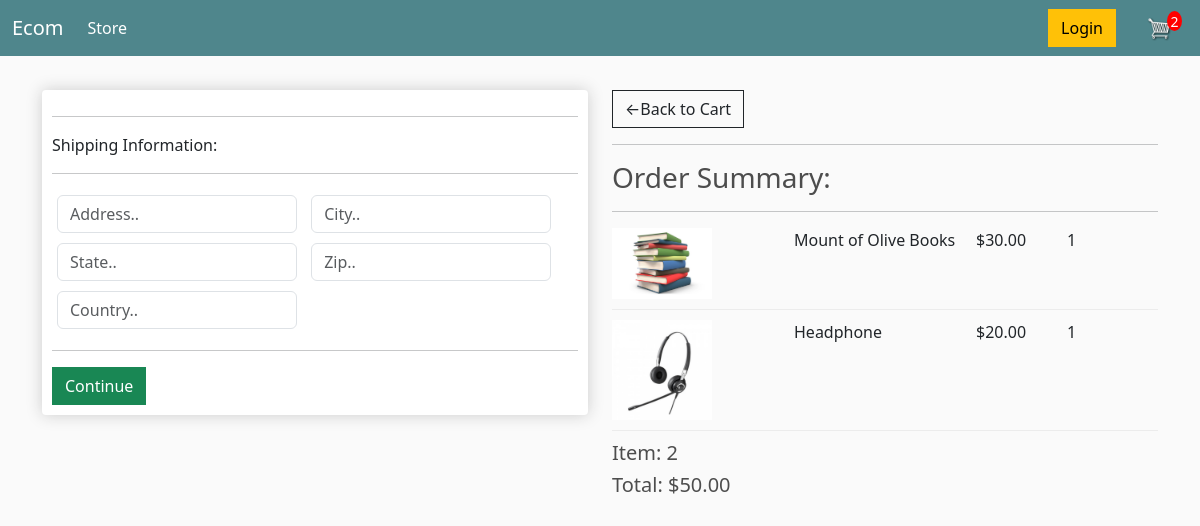
/checkout/ (signed in), run on an earlier commit of the app's database.
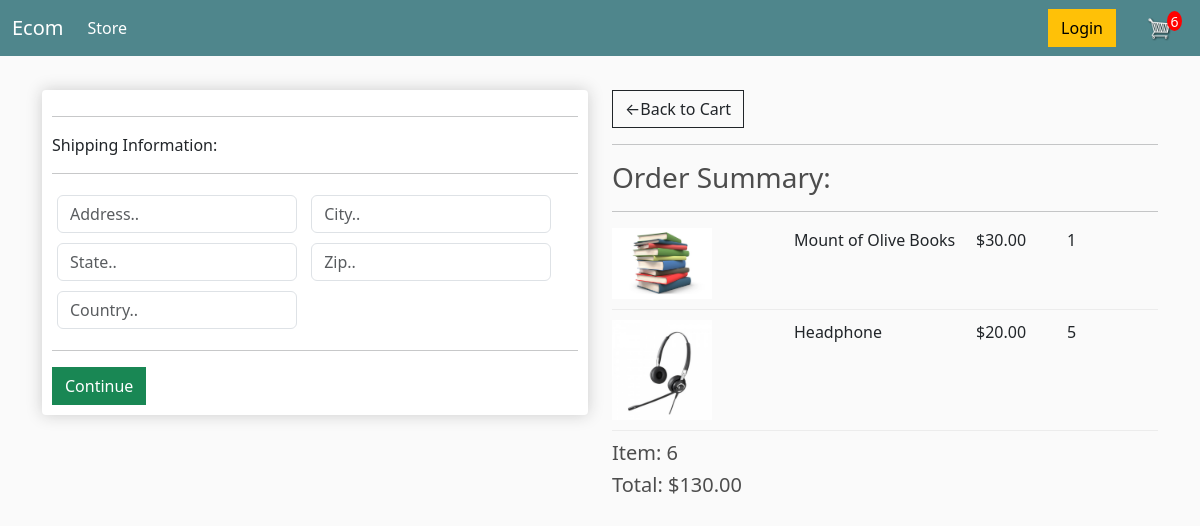
And on a later commit of the database.
### tahashop/models.py (models this page shows, shortened)
class OrderItem(models.Model):
    product = models.ForeignKey(Product, on_delete=models.SET_NULL, null=True)
    order = models.ForeignKey(Order, on_delete=models.SET_NULL, null=True)
    quantity = models.IntegerField(null=True, default=0, blank=True)
    date_added = models.DateTimeField(auto_now_add=True)
    @property
    def get_total(self):
        total = self.product.price * self.quantity
        return total

class Order(models.Model):
    customer = models.ForeignKey(Customer, on_delete=models.SET_NULL, blank=True, null=True)
    date_ordered = models.DateTimeField(auto_now_add=True)
    complete = models.BooleanField(default=False, null=True, blank=True)
    trxid = models.CharField(max_length=200, null=True)
    @property
    def shipping(self):
        shipping = False
        orderitems = self.orderitem_set.all()
        for i in orderitems:
            if i.product.digital == False:
                shipping = True
        return shipping
    @property
    def get_cart_total(self):
        orderitems = self.orderitem_set.all()
        total = sum([item.get_total for item in orderitems])
        return total
    @property
    def get_cart_items(self):
        orderitems = self.orderitem_set.all()
        total = sum([item.quantity for item in orderitems])
        return total

class Product(models.Model):
    name = models.CharField(max_length=200, null=True)
    price = models.FloatField()
    digital = models.BooleanField(default=False, null=True, blank=True)
    image = models.ImageField(null=True, blank=True)
    @property
    def imageURL(self):
        try:
            url = self.image.url
        except:
            url = " "
        return url

### tahashop/views.py (the view)
# urls.py: path("checkout/", views.checkout, name="checkout"),
def checkout(request):
    if request.user.is_authenticated:
        customer = request.user.customer
        order, created = Order.objects.get_or_create(customer=customer, complete=False)
        items = order.orderitem_set.all()
        cartItem = order.get_cart_items
    else:
        items = []
        order = {'get_cart_items': 0, 'get_cart_total': 0, 'shipping': False}
        cartItem = order['get_cart_items']
    context = {'items': items, 'order': order, 'cartItem': cartItem}
    return render(request, "store/checkout.html", context)

### templates/store/checkout.html (shortened to what this page needs)
{% extends 'store/main.html' %}
{% load static %}
{% block content %}
<div class="row">
    <div class="col-lg-6">
        <div class="box-element" id="form-wrapper">
            <form id="form">
                <div id="shipping-info">
                    <hr>
                    <p>Shipping Information:</p>
                    <hr>
                    <div class="form-field">
                        <input required class="form-control" type="text" name="address" placeholder="Address..">
                    </div>
                    <div class="form-field">
                        <input required class="form-control" type="text" name="city" placeholder="City..">
                    </div>
                    <div class="form-field">
                        <input required class="form-control" type="text" name="state" placeholder="State..">
                    </div>
                    <div class="form-field">
                        <input required class="form-control" type="integer" name="zipcode" placeholder="Zip..">
                    </div>
                    <div class="form-field">
                        <input required class="form-control" type="text" name="country" placeholder="Country..">
                    </div>
                </div>
                <hr>
                <input id="form-button" class="btn btn-success btn-block" type="submit" value="Continue">
            </form>
            </div>
            <br>
        </div>
        <div class="col-lg-6">
            <div> <a class="btn btn-outline-dark" href={% url 'cart' %}>&#x2190;Back to Cart</a></div>
            <hr>
            <h3>Order Summary:</h3>
            <hr>
            {% for item in items %}
                <div class="cart-row">
                    <div style="flex: 2"><img class="row-image" src={{item.product.imageURL}} alt=""></div>
                    <div style="flex: 2"><p>{{item.product.name}}</p></div>
                    <div style="flex: 1"><p>${{item.product.price|floatformat:2}}</p></div>
                    <div style="flex: 1"><p>{{item.quantity}}</p></div>
                </div>
            {% endfor %}
            <h5>Item: {{order.get_cart_items}}</h5>
            <h5>Total: ${{order.get_cart_total|floatformat:2}}</h5>
        </div>
    </div>
</div>
{% endblock content %}

What changed in the data, as far as the page shows it:
changed OrderItem "Headphone": quantity "1" → "5"
changed through a linked row, Order: get_cart_items "2" → "6"; get_cart_total "50.00" → "130.00"
Also different on the page:
{{ cartItem }}: "2" → "6"
